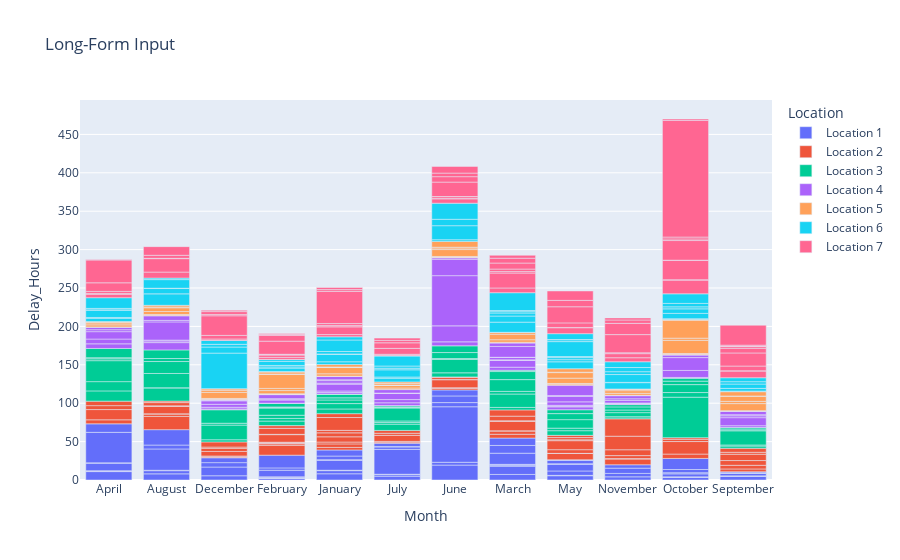

The notebook cell saved with this chart:
### Code cell
fig = px.bar(ml_csv_group,
            x="Month", 
            y="Delay_Hours", 
            color="Location", 
            title="Delay Hours Monthly by Location"
          )

fig.show()

### Figure 1 — Plotly figure (JSON) as saved in the notebook; plotly's stock layout.template omitted (floating-point values rounded to 4 significant figures)
{"data": [{"hovertemplate": "Location=Location 1<br>Month=%{x}<br>Delay_Hours=%{y}<extra></extra>", "legendgroup": "Location 1", "marker": {"color": "#636efa", "pattern": {"shape": ""}}, "name": "Location 1", "orientation": "v", "showlegend": true, "textposition": "auto", "type": "bar", "x": ["April", "April", "April", "April", "April", "April", "April", "August", "August", "August", "August", "August", "August", "December", "December", "December", "December", "December", "February", "February", "February", "February", "February", "February", "February", "January", "January", "January", "January", "January", "January", "January", "January", "July", "July", "July", "July", "July", "July", "July", "June", "June", "June", "June", "June", "June", "March", "March", "March", "March", "March", "March", "March", "May", "May", "May", "May", "May", "May", "May", "November", "November", "November", "November", "October", "October", "October", "October", "October", "October", "September", "September", "September", "September", "September", "September"], "xaxis": "x", "y": [10.96, 0.92, 0.25, 9.9, 0.28, 39.75, 11.09, 8.01, 4.12, 0.57, 27.72, 5.08, 20.04, 5.53, 11.33, 5.75, 6.34, 0.33, 2.04, 0.53, 1.16, 0.42, 8.56, 3.05, 16.57, 8.11, 4.07, 0.48, 0.08, 12.93, 0.78, 4.74, 7.92, 4.96, 2.06, 0.47, 32.41, 3.1, 0.66, 4.16, 19.43, 3.66, 72.28, 5.41, 8.69, 7.83, 7.24, 10.71, 1.32, 1.1, 14.53, 10.09, 9.64, 5.58, 0.47, 5.72, 8.7, 0.72, 4.17, 1.0, 4.12, 4.47, 6.86, 4.38, 3.42, 0.67, 3.92, 1.48, 4.17, 14.4, 4.56, 0.1, 0.75, 3.06, 0.85, 1.38], "yaxis": "y"}, {"hovertemplate": "Location=Location 2<br>Month=%{x}<br>Delay_Hours=%{y}<extra></extra>", "legendgroup": "Location 2", "marker": {"color": "#EF553B", "pattern": {"shape": ""}}, "name": "Location 2", "orientation": "v", "showlegend": true, "textposition": "auto", "type": "bar", "x": ["April", "April", "April", "April", "August", "August", "August", "August", "August", "August", "August", "December", "December", "December", "December", "December", "December", "February", "February", "February", "February", "February", "February", "February", "February", "February", "January", "January", "January", "January", "January", "January", "January", "January", "July", "July", "July", "July", "July", "June", "June", "June", "June", "June", "June", "March", "March", "March", "March", "March", "March", "March", "May", "May", "May", "May", "May", "May", "May", "November", "November", "November", "November", "November", "November", "October", "October", "October", "October", "September", "September", "September", "September", "September", "September"], "xaxis": "x", "y": [5.22, 13.34, 5.12, 5.87, 17.25, 3.27, 0.1, 9.71, 0.7, 4.2, 1.96, 1.97, 0.04, 5.88, 3.96, 1.75, 6.7, 12.85, 1.97, 0.7, 0.88, 0.51, 9.83, 0.38, 7.84, 3.52, 3.3, 4.6, 2.42, 6.81, 5.14, 3.25, 16.73, 5.03, 1.44, 1.0, 7.88, 2.72, 3.69, 1.99, 0.91, 10.33, 0.42, 2.8, 0.52, 4.93, 4.33, 0.18, 12.34, 0.73, 6.01, 8.15, 8.24, 0.08, 4.8, 11.72, 1.12, 2.92, 2.92, 7.49, 0.58, 3.87, 7.62, 17.64, 22.64, 5.7, 16.32, 2.98, 2.04, 3.69, 4.77, 6.18, 8.22, 2.55, 5.27], "yaxis": "y"}, {"hovertemplate": "Location=Location 3<br>Month=%{x}<br>Delay_Hours=%{y}<extra></extra>", "legendgroup": "Location 3", "marker": {"color": "#00cc96", "pattern": {"shape": ""}}, "name": "Location 3", "orientation": "v", "showlegend": true, "textposition": "auto", "type": "bar", "x": ["April", "April", "April", "April", "April", "April", "August", "August", "August", "August", "August", "August", "December", "December", "December", "December", "February", "February", "February", "February", "February", "February", "February", "January", "January", "January", "January", "January", "January", "July", "July", "July", "July", "July", "July", "July", "June", "June", "June", "June", "June", "March", "March", "March", "March", "March", "March", "May", "May", "May", "May", "May", "November", "November", "November", "November", "November", "November", "October", "October", "October", "October", "October", "September", "September", "September", "September", "September", "September"], "xaxis": "x", "y": [13.32, 12.07, 27.3, 2.4, 1.42, 12.06, 17.3, 0.07, 18.6, 15.57, 3.91, 11.2, 2.82, 19.06, 2.46, 17.51, 5.91, 3.48, 4.15, 9.28, 0.9, 0.68, 4.42, 6.12, 6.98, 4.71, 2.77, 4.41, 0.58, 8.2, 2.22, 1.92, 16.99, 0.3, 0.5, 1.83, 5.29, 17.43, 1.13, 7.84, 8.75, 3.22, 17.44, 3.42, 15.33, 10.49, 1.7, 6.03, 3.34, 11.07, 7.83, 5.04, 2.69, 0.08, 5.28, 3.41, 4.08, 2.92, 52.74, 6.03, 10.34, 4.53, 3.7, 2.85, 1.41, 18.4, 1.39, 2.41, 0.45], "yaxis": "y"}, {"hovertemplate": "Location=Location 4<br>Month=%{x}<br>Delay_Hours=%{y}<extra></extra>", "legendgroup": "Location 4", "marker": {"color": "#ab63fa", "pattern": {"shape": ""}}, "name": "Location 4", "orientation": "v", "showlegend": true, "textposition": "auto", "type": "bar", "x": ["April", "April", "April", "April", "April", "August", "August", "August", "August", "August", "August", "December", "December", "December", "December", "December", "December", "February", "February", "February", "February", "February", "February", "January", "January", "January", "January", "January", "January", "January", "July", "July", "July", "July", "July", "July", "June", "June", "June", "June", "June", "June", "March", "March", "March", "March", "March", "March", "March", "March", "May", "May", "May", "May", "May", "May", "May", "November", "November", "November", "November", "November", "November", "November", "October", "October", "October", "October", "October", "September", "September", "September", "September", "September"], "xaxis": "x", "y": [6.03, 6.23, 9.61, 2.58, 3.15, 9.52, 2.16, 1.08, 23.72, 1.93, 6.0, 1.08, 2.23, 3.85, 4.51, 0.66, 0.92, 0.42, 4.04, 1.34, 0.5, 5.22, 0.33, 2.05, 1.9, 8.93, 1.28, 3.27, 1.08, 4.46, 0.37, 3.65, 4.18, 8.02, 0.5, 4.48, 5.21, 20.79, 65.36, 21.19, 2.0, 0.42, 4.0, 8.7, 0.08, 0.75, 3.1, 0.28, 14.12, 4.42, 3.78, 0.47, 1.52, 4.49, 7.16, 1.0, 13.48, 0.88, 0.6, 0.72, 3.18, 2.17, 4.09, 0.5, 1.1, 9.11, 16.73, 3.42, 0.25, 2.38, 10.5, 2.44, 1.41, 4.42], "yaxis": "y"}, {"hovertemplate": "Location=Location 5<br>Month=%{x}<br>Delay_Hours=%{y}<extra></extra>", "legendgroup": "Location 5", "marker": {"color": "#FFA15A", "pattern": {"shape": ""}}, "name": "Location 5", "orientation": "v", "showlegend": true, "textposition": "auto", "type": "bar", "x": ["April", "April", "April", "April", "April", "August", "August", "August", "August", "August", "August", "December", "December", "December", "December", "December", "December", "February", "February", "February", "February", "February", "February", "February", "February", "January", "January", "January", "January", "January", "January", "January", "July", "July", "July", "July", "July", "July", "June", "June", "June", "June", "June", "June", "June", "March", "March", "March", "March", "May", "May", "May", "May", "May", "May", "May", "November", "November", "November", "November", "November", "October", "October", "October", "October", "October", "October", "September", "September", "September", "September", "September", "September", "September"], "xaxis": "x", "y": [0.48, 2.66, 2.57, 0.47, 1.23, 0.99, 0.75, 3.87, 4.88, 1.07, 2.14, 0.55, 0.9, 0.08, 7.8, 2.85, 1.9, 0.13, 0.1, 0.57, 4.17, 2.83, 18.14, 0.67, 2.47, 0.1, 0.16, 3.08, 8.2, 0.63, 0.17, 3.06, 2.08, 3.23, 0.67, 0.03, 2.0, 2.0, 0.78, 0.45, 0.17, 8.97, 2.1, 1.0, 7.57, 0.95, 3.37, 7.19, 2.19, 1.61, 0.47, 0.25, 6.94, 7.18, 0.58, 4.49, 0.05, 2.55, 3.45, 1.7, 0.5, 0.93, 0.74, 17.15, 2.82, 23.12, 1.16, 0.44, 0.45, 9.13, 2.93, 6.79, 0.28, 5.52], "yaxis": "y"}, {"hovertemplate": "Location=Location 6<br>Month=%{x}<br>Delay_Hours=%{y}<extra></extra>", "legendgroup": "Location 6", "marker": {"color": "#19d3f3", "pattern": {"shape": ""}}, "name": "Location 6", "orientation": "v", "showlegend": true, "textposition": "auto", "type": "bar", "x": ["April", "April", "April", "April", "April", "April", "August", "August", "August", "August", "August", "December", "December", "December", "December", "December", "February", "February", "February", "February", "February", "February", "February", "January", "January", "January", "January", "January", "January", "July", "July", "July", "July", "July", "July", "June", "June", "June", "June", "March", "March", "March", "March", "March", "March", "March", "May", "May", "May", "May", "May", "May", "May", "May", "November", "November", "November", "November", "November", "November", "November", "October", "October", "October", "October", "October", "October", "September", "September", "September", "September", "September"], "xaxis": "x", "y": [4.26, 1.08, 9.33, 1.77, 0.7, 13.96, 14.87, 6.96, 0.4, 11.2, 2.02, 0.22, 46.25, 7.9, 3.57, 4.94, 0.73, 4.4, 1.57, 1.9, 5.4, 2.39, 0.07, 3.61, 9.84, 0.37, 3.18, 14.98, 4.16, 4.82, 1.58, 9.36, 2.1, 2.84, 12.95, 2.16, 18.27, 8.35, 20.94, 0.32, 13.19, 7.92, 3.98, 1.78, 1.4, 23.25, 9.02, 2.8, 2.65, 1.37, 19.47, 2.43, 0.25, 7.67, 8.26, 0.14, 0.18, 10.2, 3.73, 5.43, 7.51, 1.08, 6.9, 5.88, 2.64, 4.48, 12.5, 0.81, 3.54, 5.6, 3.07, 5.18], "yaxis": "y"}, {"hovertemplate": "Location=Location 7<br>Month=%{x}<br>Delay_Hours=%{y}<extra></extra>", "legendgroup": "Location 7", "marker": {"color": "#FF6692", "pattern": {"shape": ""}}, "name": "Location 7", "orientation": "v", "showlegend": true, "textposition": "auto", "type": "bar", "x": ["April", "April", "April", "April", "April", "April", "August", "August", "August", "August", "August", "December", "December", "December", "December", "December", "December", "February", "February", "February", "February", "February", "February", "February", "February", "January", "January", "January", "January", "January", "January", "January", "July", "July", "July", "July", "July", "July", "June", "June", "June", "June", "June", "June", "June", "June", "March", "March", "March", "March", "March", "March", "March", "May", "May", "May", "May", "May", "May", "November", "November", "November", "November", "November", "November", "November", "October", "October", "October", "October", "October", "October", "October", "October", "October", "September", "September", "September", "September", "September", "September", "September", "September", "September"], "xaxis": "x", "y": [4.47, 1.08, 2.64, 11.21, 29.71, 0.5, 7.8, 17.5, 0.4, 3.96, 11.28, 1.96, 4.68, 25.55, 1.75, 3.68, 1.72, 2.63, 3.02, 0.85, 0.18, 17.1, 7.53, 1.3, 1.21, 2.9, 10.03, 1.65, 2.67, 41.95, 2.24, 2.67, 0.84, 1.49, 7.72, 7.22, 3.14, 2.98, 5.65, 0.6, 2.28, 0.17, 18.77, 7.07, 4.64, 8.73, 6.16, 19.44, 1.87, 3.31, 7.84, 6.31, 3.8, 7.74, 0.34, 5.95, 21.0, 8.34, 12.24, 5.24, 5.3, 1.13, 23.67, 14.65, 4.42, 2.7, 17.89, 0.5, 25.12, 0.3, 25.55, 2.07, 2.47, 151.9, 1.79, 8.84, 0.24, 6.13, 17.03, 6.13, 2.19, 0.34, 1.5, 25.98], "yaxis": "y"}], "layout": {"barmode": "relative", "legend": {"title": {"text": "Location"}, "tracegroupgap": 0}, "title": {"text": "Long-Form Input"}, "xaxis": {"anchor": "y", "domain": [0, 1], "title": {"text": "Month"}}, "yaxis": {"anchor": "x", "domain": [0, 1], "title": {"text": "Delay_Hours"}}}}
